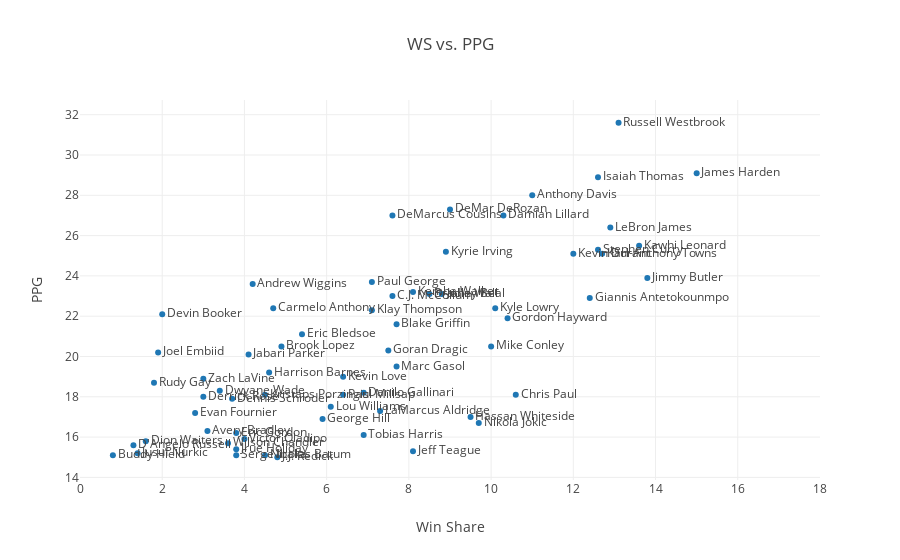

Notebook cell for this chart:
### Code cell
# fig = plt.figure(figsize=(12,8))
# ax = fig.add_axes([0,0,.7,.7])
# ax.set_title('WS vs. Pts')
trace = go.Scatter(x = seventeen['WS'],y = seventeen['PPG'],mode = 'markers+text',text=seventeen['Player'],textposition = 'middle right')

data = [trace]
layout = dict(title = 'WS vs. PPG',
              hovermode = 'closest',
              yaxis = dict(zeroline = False,title="PPG"),
              xaxis = dict(zeroline = False,range=(0,18),title="Win Share")
             )

fix = dict(data=data,layout=layout)

iplot(fix,filename='basic-scatter')

### Figure 1 — Plotly figure (JSON) as saved in the notebook; plotly's stock layout.template omitted (floating-point values rounded to 4 significant figures)
{"data": [{"mode": "markers+text", "text": ["LaMarcus Aldridge", "Giannis Antetokounmpo", "Carmelo Anthony", "Harrison Barnes", "Nicolas Batum", "Bradley Beal", "Eric Bledsoe", "Devin Booker", "Avery Bradley", "Jimmy Butler", "Wilson Chandler", "Mike Conley", "DeMarcus Cousins", "Stephen Curry", "Anthony Davis", "DeMar DeRozan", "Goran Dragic", "Kevin Durant", "Joel Embiid", "Evan Fournier", "Danilo Gallinari", "Marc Gasol", "Rudy Gay", "Paul George", "Eric Gordon", "Blake Griffin", "James Harden", "Tobias Harris", "Gordon Hayward", "Buddy Hield", "George Hill", "Jrue Holiday", "Serge Ibaka", "Kyrie Irving", "LeBron James", "Nikola Jokic", "Zach LaVine", "Kawhi Leonard", "Damian Lillard", "Brook Lopez", "Kevin Love", "Kyle Lowry", "C.J. McCollum", "Paul Millsap", "Jusuf Nurkic", "Victor Oladipo", "Jabari Parker", "Chris Paul", "Kristaps Porzingis", "J.J. Redick", "Derrick Rose", "D'Angelo Russell", "Dennis Schroder", "Jeff Teague", "Isaiah Thomas", "Klay Thompson", "Karl-Anthony Towns", "Dwyane Wade", "Dion Waiters", "Kemba Walker", "John Wall", "Russell Westbrook", "Hassan Whiteside", "Andrew Wiggins", "Lou Williams"], "textposition": "middle right", "type": "scatter", "uid": "fea8fe34-cd60-11e8-a238-720003d2dbc0", "x": [7.3, 12.4, 4.7, 4.6, 4.5, 8.5, 5.4, 2, 3.1, 13.8, 3.6, 10, 7.6, 12.6, 11, 9, 7.5, 12, 1.9, 2.8, 6.9, 7.7, 1.8, 7.1, 3.8, 7.7, 15, 6.9, 10.4, 0.8, 5.9, 3.8, 3.8, 8.9, 12.9, 9.7, 3, 13.6, 10.3, 4.9, 6.4, 10.1, 7.6, 6.4, 1.4, 4, 4.1, 10.6, 4.5, 4.8, 3, 1.3, 3.7, 8.1, 12.6, 7.1, 12.7, 3.4, 1.6, 8.1, 8.8, 13.1, 9.5, 4.2, 6.1], "y": [17.3, 22.9, 22.4, 19.2, 15.1, 23.1, 21.1, 22.1, 16.3, 23.9, 15.7, 20.5, 27, 25.3, 28, 27.3, 20.3, 25.1, 20.2, 17.2, 18.2, 19.5, 18.7, 23.7, 16.2, 21.6, 29.1, 16.1, 21.9, 15.1, 16.9, 15.4, 15.1, 25.2, 26.4, 16.7, 18.9, 25.5, 27, 20.5, 19, 22.4, 23, 18.1, 15.2, 15.9, 20.1, 18.1, 18.1, 15, 18, 15.6, 17.9, 15.3, 28.9, 22.3, 25.1, 18.3, 15.8, 23.2, 23.1, 31.6, 17, 23.6, 17.5]}], "layout": {"hovermode": "closest", "title": "WS vs. PPG", "xaxis": {"range": [0, 18], "title": "Win Share", "zeroline": false}, "yaxis": {"title": "PPG", "zeroline": false}}}
